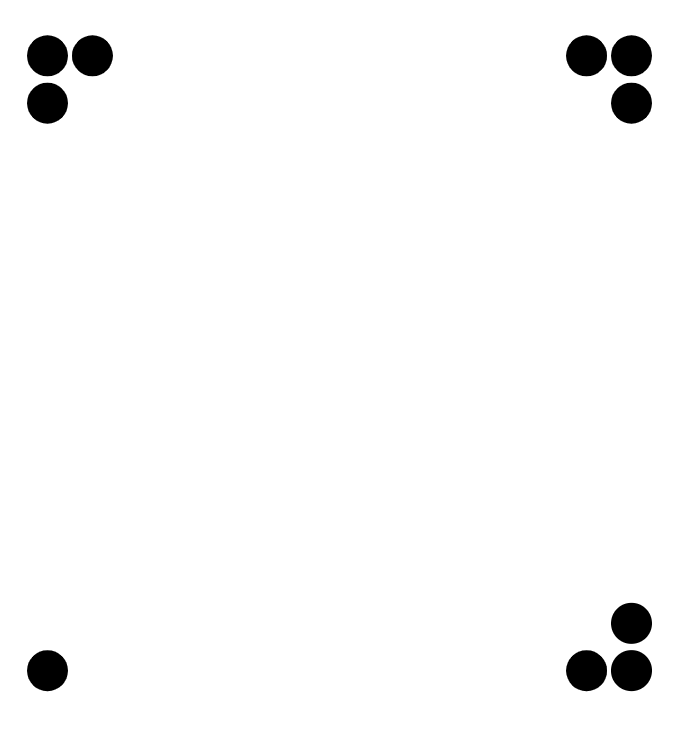
//> input picture Test/imgs/dd.png, 674 x 735 px
$ ./test12   (built with g++ and OpenCV 4)
//> lines starting //> are read from the running program, lines starting //| are printed output that depends on the picture; after the words box and inside, x2 and y2 are one past the last pixel; in counts of white or black regions, pixels touching at a corner belong together
#include <opencv2/opencv.hpp>
#include <vector>
#include <chrono>
#include <format>
//#include <opencv2/features2d.hpp>

using namespace cv;
using namespace std;
cv::Point2f srcQuad[4], dstQuad[4]; //src 행렬과 dst 행렬 선언부분

bool isRectangleValid(const vector<Point2f>& corners) {
    if (corners.size() != 4) return false;

    // 사각형을 이루는 네 점 사이의 각도 확인
    for (int i = 0; i < 4; i++) {
        Point2f p1 = corners[i];
        Point2f p2 = corners[(i + 1) % 4];
        Point2f p3 = corners[(i + 2) % 4];

        // 벡터 계산
        Point2f v1 = p2 - p1;
        Point2f v2 = p3 - p2;

        // 각도 계산
        double angle = atan2(v1.y, v1.x) - atan2(v2.y, v2.x);

        // 라디안을 도로 변환
        angle = abs(angle * 180.0 / CV_PI);

        // 각도가 90도에 가까운지 확인
        if (angle < 80 || angle > 100) return false;
    }
    return true;

}
int main() {
    // 이미지 불러오기
    auto start = std::chrono::high_resolution_clock::now();

    Mat original = imread("imgs/dd.PNG");
//> original is the input picture: 735 rows x 674 cols, CV_8UC3; min 0, max 255, mean 248.2
    Mat target = imread("imgs/dT.jpg", IMREAD_GRAYSCALE);
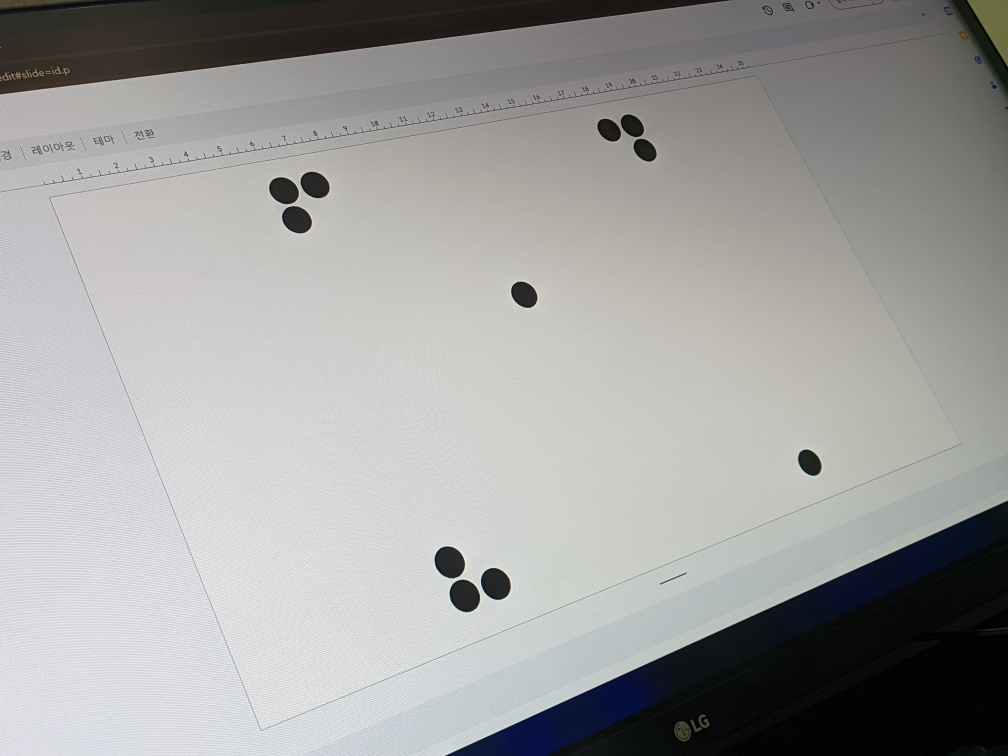
//> input picture Test/imgs/dT.jpg, 4032 x 3024 px (shown at 1/4 size)
//> target: 3024 rows x 4032 cols, CV_8UC1; min 0, max 255, mean 159.8

    // 타겟 이미지 크기 조정 및 전처리
    resize(target, target, {}, 0.2, 0.2);
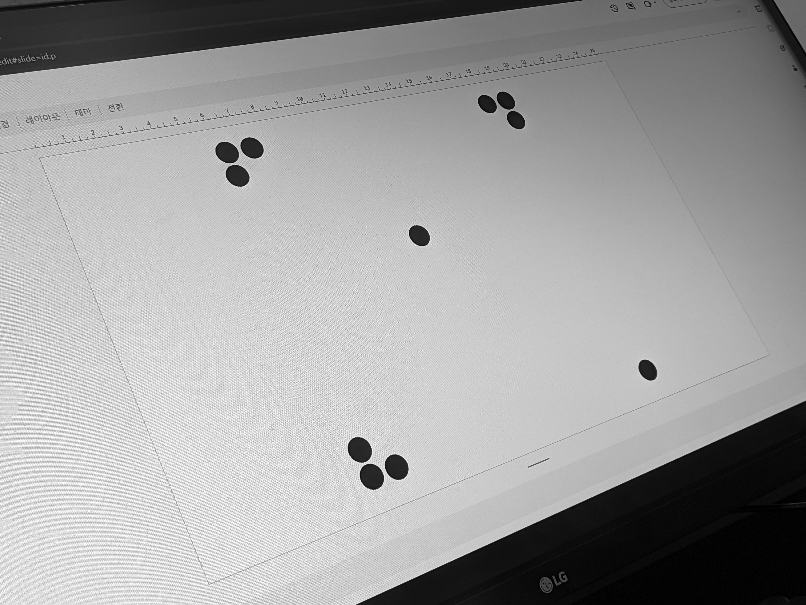
//> target: 605 rows x 806 cols, CV_8UC1; min 0, max 255, mean 159.8
    GaussianBlur(target, target, Size(7, 7), 0);
    //threshold(target, target, 0, 255, THRESH_BINARY | THRESH_OTSU);
    threshold(target, target, 100, 200, THRESH_BINARY);
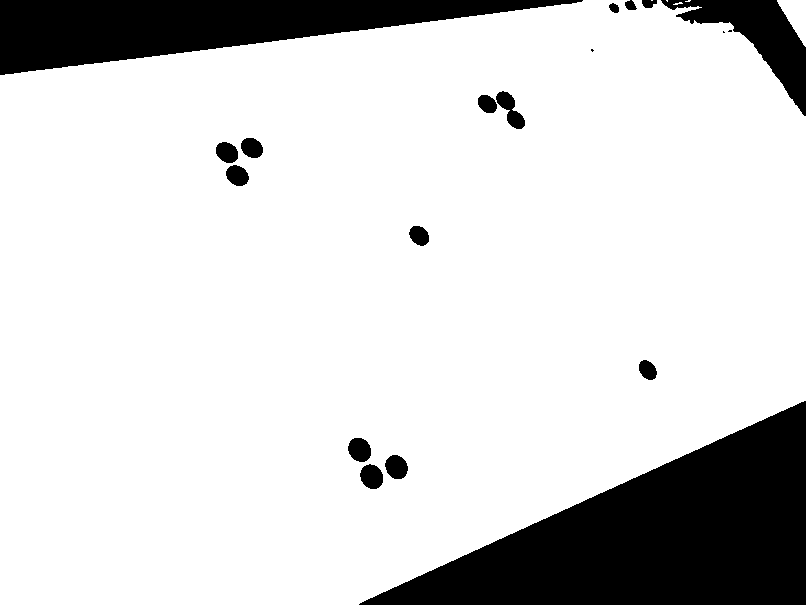
//> target: 605 rows x 806 cols, CV_8UC1; values 0 (black) and 200 (white), 84% white; 19 black regions (3 under 20 px), largest, box (x1, y1, x2, y2) and area: (359, 401, 806, 605) 46123, (0, 0, 583, 75) 22621, (661, 0, 806, 116) 5511

    Mat* target_p = &target;
    cout << target_p << endl;


    //cv::imshow("test", target);cv::waitKey(0);

    // KAZE 특징 검출기 생성
    //Ptr<KAZE> detector = KAZE::create();
    Ptr<SIFT> detector = SIFT::create();
    //Ptr<AKAZE> detector = AKAZE::create();


    // 원본 이미지 스케일 조정
    double scale = 0.7;
    bool homographyFound = false;
    Mat scaledOriginal, descriptorsOriginal, descriptorsTarget;
    vector<KeyPoint> keypointsOriginal, keypointsTarget;
    BFMatcher matcher(NORM_L2);
    vector<vector<DMatch>> knnMatches;
    vector<DMatch> goodMatches;
    vector<Point2f> obj, scene;
    vector<Point2f>sceneCorners(4);
    while (!homographyFound) {
        // 원본 이미지 크기 조정
        resize(original, scaledOriginal, Size(), scale, scale);

        // 키 포인트와 디스크립터 추출
        detector->detectAndCompute(scaledOriginal, noArray(), keypointsOriginal, descriptorsOriginal);
        detector->detectAndCompute(target, noArray(), keypointsTarget, descriptorsTarget);

        // BFMatcher로 매칭 수행
        matcher.knnMatch(descriptorsOriginal, descriptorsTarget, knnMatches, 2);

        // Lowe의 비율 테스트를 사용하여 좋은 매칭 필터링
        const float ratio_thresh = 0.80f;
        goodMatches.clear();
        for (size_t i = 0; i < knnMatches.size(); i++) {
            if (knnMatches[i][0].distance < ratio_thresh * knnMatches[i][1].distance) {
                goodMatches.push_back(knnMatches[i][0]);
            }
        }

        // 충분한 좋은 매칭이 있는지 검사
        if (goodMatches.size() >= 4) {
            // 변환 행렬 계산 시도
            try {
                obj.clear();
                scene.clear();
                for (size_t i = 0; i < goodMatches.size(); i++) {
                    obj.push_back(keypointsOriginal[goodMatches[i].queryIdx].pt);
                    scene.push_back(keypointsTarget[goodMatches[i].trainIdx].pt);
                }
                Mat H = findHomography(obj, scene, RANSAC);

                // 사각형의 윤곽 찾기
                vector<Point2f> objCorners(4);
                objCorners[0] = Point2f(0, 0);
                objCorners[1] = Point2f((float)scaledOriginal.cols, 0);
                objCorners[2] = Point2f((float)scaledOriginal.cols, (float)scaledOriginal.rows);
                objCorners[3] = Point2f(0, (float)scaledOriginal.rows);
                perspectiveTransform(objCorners, sceneCorners, H);

                if (isRectangleValid(sceneCorners)) {
                    // 윤곽 그리기
                    line(target, sceneCorners[0], sceneCorners[1], Scalar(0, 255, 0), 10);
                    line(target, sceneCorners[1], sceneCorners[2], Scalar(0, 255, 0), 10);
                    line(target, sceneCorners[2], sceneCorners[3], Scalar(0, 255, 0), 10);
                    line(target, sceneCorners[3], sceneCorners[0], Scalar(0, 255, 0), 10);
                    homographyFound = true;
                }
                else {
                    cout << "못찾음" << endl;
                }
                homographyFound = true;

            }
            catch (const cv::Exception& e) {
                cerr << "findHomography에서 예외 발생: " << e.what() << endl;
            }
        }

        // 다음 스케일을 위해 1.5배 증가
        scale *= 1.3;

        // 스케일이 너무 크게 증가하지 않도록 제한
        if (scale > 3.0) break;
    }
//> this loop made 1 pass
//> knnMatches on pass 1: 22 matches
//> after the loop, scale = 0.91; goodMatches = 17 matches

    if (!homographyFound) {
        cout << "적절한 매칭을 찾을 수 없습니다." << endl;
        return -1;
    }

    // 결과 표시
    auto end = std::chrono::high_resolution_clock::now();
    std::chrono::duration<double> elapsed = end - start;
    std::cout << "time = " << elapsed.count() << "second\n";
    cv::imshow("Original Image", scaledOriginal);
    imshow("Target Image with Detected Contour", target);
    waitKey(0);


    for (int i = 0; i < 4; i++) {
        srcQuad[i] = cv::Point2f(sceneCorners[i].x, sceneCorners[i].y);
    }
    int w = 400, h = 400;
    dstQuad[0] = cv::Point2f(0, 0);
    dstQuad[1] = cv::Point2f(w - 1, 0);
    dstQuad[2] = cv::Point2f(w - 1, h - 1);
    dstQuad[3] = cv::Point2f(0, h - 1);
    cv::Mat pers = cv::getPerspectiveTransform(srcQuad, dstQuad);//원근변환
    cv::Mat dst;
    cv::warpPerspective(target, dst, pers, cv::Size(w, h));
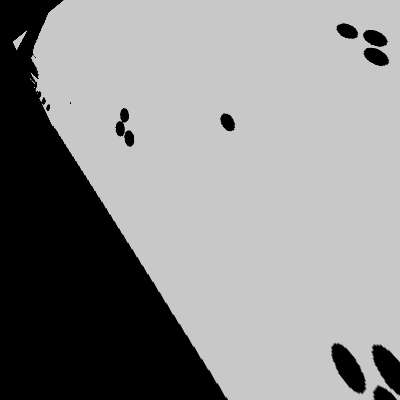
//> dst: 400 rows x 400 cols, CV_8UC1; min 0, max 200, mean 141.1
    cv::imshow("dst", dst);
    waitKey(0);

    std::vector<cv::KeyPoint> keypoints;
    cv::SimpleBlobDetector::Params params;
    params.filterByArea = true;
    params.minArea = 30;

    cv::Ptr<cv::SimpleBlobDetector> detector_Blob = cv::SimpleBlobDetector::create(params);
    detector_Blob->detect(dst, keypoints);
//> keypoints = 7 keypoints; (x, y, size): (348, 368, 39.4), (376, 56, 21.8), (375, 38, 20.7), (347, 31, 19), (227, 122, 16.7), (129, 138, 13.1), (48, 107, 6.2)

    cv::Mat dst_with_keypoints;
    cv::drawKeypoints(dst, keypoints, dst_with_keypoints, Scalar(0, 255, 0));
    cv::imshow("Keypoints", dst_with_keypoints);waitKey(0);


    return 0;
}
